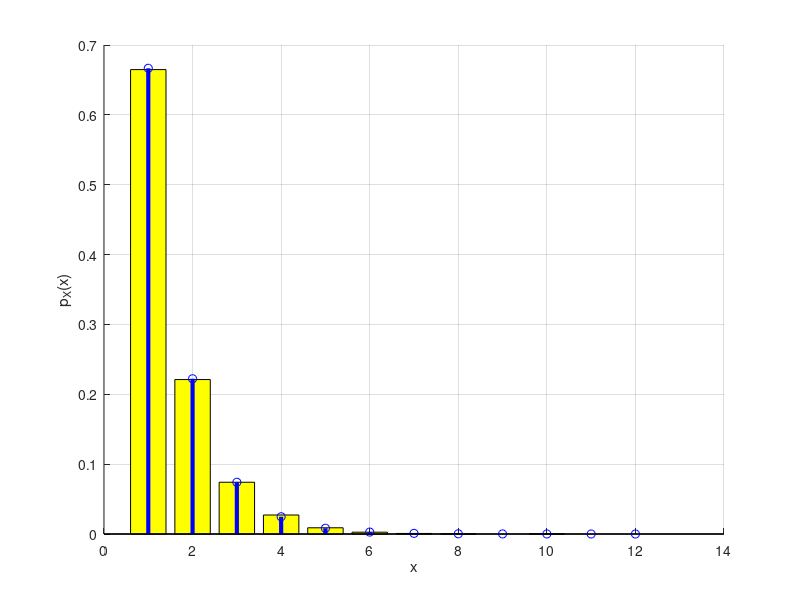

The MATLAB source for this figure:
clear all; close all; clc;

N = 10000; % numero de realizacoes
p = 2/3;
%p = 0.1; % probabilidade de sucesso

% permanece no laco ate que a condicao seja verdadeira
X = zeros(1,N);
for i = 1:N
    do
        X(i)+=1;
    until rand() < p
end

%x = 1:10
x = 1:round(8/p);

pmfX_teo = (1 - p) .^(x-1)*p;
pmfX_sim = hist(X,x)/N;

figure; hold on; grid on;
bar(x, pmfX_sim, 'y');
stem(x, pmfX_teo, 'b', 'LineWidth', 3);
xlabel('x'); ylabel('p_X(x)');

Pr_3transmissoes_teo = 2/3 + 2/9 + 2/27
Pr_3transmissoes_sim = mean(X <= 3)